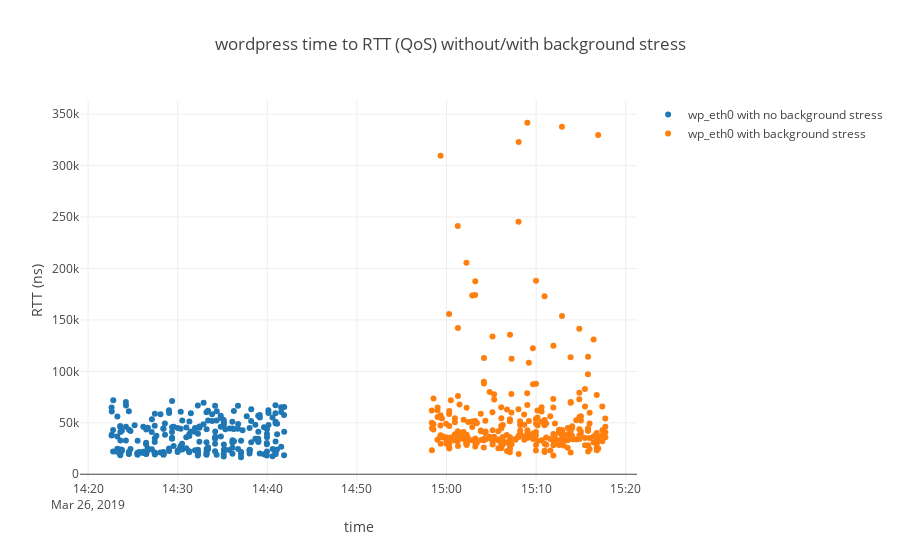

Notebook cell for this chart:
### Code cell
plotSkydiveFlows2(dfSkydiveFlowsNoStress,dfSkydiveFlowsWithStress,'wordpress time to RTT (QoS) without/with background stress','_source.RTT',"RTT (ns)")

### Figure 1 — Plotly figure (JSON) as saved in the notebook; plotly's stock layout.template omitted (floating-point values rounded to 4 significant figures; data arrays with more than 128 entries replaced by an {"elided": "..."} marker saying what was removed)
{"data": [{"y": {"elided": "240 int values"}, "x": {"elided": "240 str values"}, "type": "scatter", "mode": "markers", "name": "wp_eth0 with no background stress"}, {"y": {"elided": "297 int values"}, "x": {"elided": "297 str values"}, "type": "scatter", "mode": "markers", "name": "wp_eth0 with background stress"}], "layout": {"barmode": "group", "title": "wordpress time to RTT (QoS) without/with background stress", "xaxis": {"title": "time"}, "yaxis": {"title": "RTT (ns)"}}}
